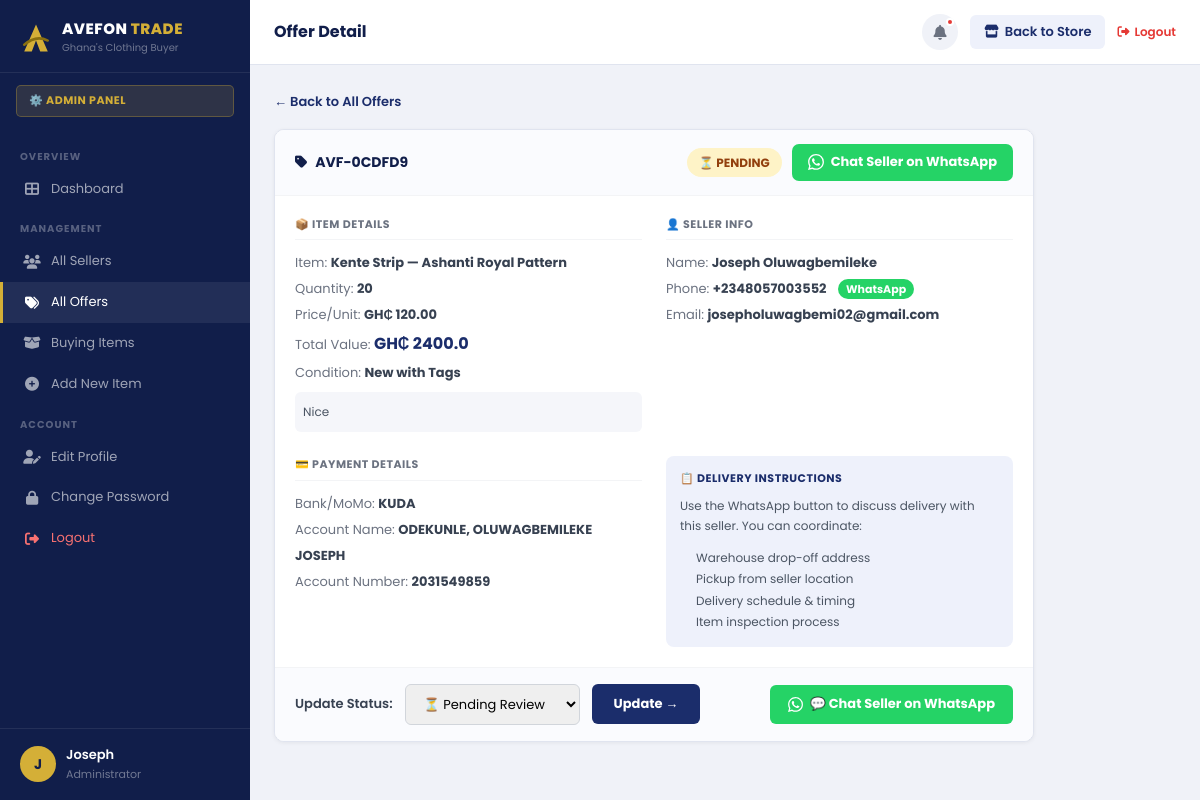
Page /dashboard/admin/offers/AVF-0CDFD9/ (signed in) on the committed database.
### backend/models.py (models this page shows, shortened)
class SellerOffer(models.Model):
    STATUS = [
        ('pending',  '⏳ Pending Review'),
        ('approved', '✅ Approved'),
        ('received', '📦 Goods Received'),
        ('paid',     '💰 Paid'),
        ('rejected', '❌ Rejected'),
    ]
    ref           = models.CharField(max_length=20, unique=True, editable=False)
    user          = models.ForeignKey(User, on_delete=models.SET_NULL, null=True, blank=True, related_name='offers')
    seller_name   = models.CharField(max_length=200)
    seller_phone  = models.CharField(max_length=20)
    seller_email  = models.EmailField(blank=True)
    item          = models.ForeignKey(BuyingItem, on_delete=models.SET_NULL, null=True, blank=True, related_name='offers')
    item_name     = models.CharField(max_length=200)
    quantity      = models.PositiveIntegerField()
    asking_price  = models.DecimalField(max_digits=10, decimal_places=2)
    condition     = models.CharField(max_length=50, default='Brand New')
    description   = models.TextField(blank=True)
    bank_name     = models.CharField(max_length=100)
    account_name  = models.CharField(max_length=200)
    account_number = models.CharField(max_length=50)
    branch        = models.CharField(max_length=100, blank=True)
    location      = models.CharField(max_length=200, blank=True, help_text='Seller location/address for delivery')
    status        = models.CharField(max_length=20, choices=STATUS, default='pending')
    admin_note    = models.TextField(blank=True)
    created_at    = models.DateTimeField(auto_now_add=True)
    updated_at    = models.DateTimeField(auto_now=True)
    class Meta:
        ordering = ['-created_at']
    @property
    def total(self):
        return float(self.quantity) * float(self.asking_price)
    @property
    def bank(self):
        return self.bank_name
    @property
    def qty(self):
        return self.quantity
    @property
    def price(self):
        return float(self.asking_price)

### backend/views.py (the view)
# urls.py: path('dashboard/admin/offers/<str:ref>/',       views.offer_detail,         name='offer-detail'),
@login_required
def offer_detail(request, ref):
    if not request.user.is_staff:
        return redirect('backend:user-dashboard')
    offer = None
    if USE_DB:
        try:
            offer = SellerOffer.objects.get(ref=ref)
        except Exception:
            pass
    if not offer:
        all_offers = request.session.get('all_offers', [])
        offer = next((o for o in all_offers if o.get('ref') == ref), None)
    if not offer:
        messages.error(request, 'Offer not found.')
        return redirect('backend:admin-offers')
    return render(request, 'backend/offer-detail.html', {'offer': offer})

### templates/backend/offer-detail.html (shortened to what this page needs)
{% extends 'backend/base-dashboard.html' %}
{% block sidebar_role %}⚙️ Admin Panel{% endblock %}
{% block user_role_label %}Administrator{% endblock %}
{% block page_title %}Offer Detail{% endblock %}
{% block sidebar_nav %}
<div class="dash-nav-section">Overview</div>
<a href="{% url 'backend:admin-dashboard' %}" class="dash-nav-link"><i class="fas fa-th-large"></i> Dashboard</a>
<div class="dash-nav-section">Management</div>
<a href="{% url 'backend:admin-sellers' %}" class="dash-nav-link"><i class="fas fa-users"></i> All Sellers</a>
<a href="{% url 'backend:admin-offers' %}" class="dash-nav-link active"><i class="fas fa-tags"></i> All Offers</a>
<a href="{% url 'backend:admin-products' %}" class="dash-nav-link"><i class="fas fa-box-open"></i> Buying Items</a>
<a href="{% url 'backend:add-product' %}" class="dash-nav-link"><i class="fas fa-plus-circle"></i> Add New Item</a>
<div class="dash-nav-section">Account</div>
<a href="{% url 'backend:edit-profile' %}" class="dash-nav-link"><i class="fas fa-user-edit"></i> Edit Profile</a>
<a href="{% url 'backend:change-password' %}" class="dash-nav-link"><i class="fas fa-lock"></i> Change Password</a>
<a href="#" onclick="showLogoutModal();return false" class="dash-nav-link" style="color:#F87171"><i class="fas fa-sign-out-alt"></i> Logout</a>
{% endblock %}
{% block dashboard_content %}
<div style="max-width:760px">
  <a href="{% url 'backend:admin-offers' %}" style="font-size:13px;color:#1B2D6B;font-weight:600;display:inline-flex;align-items:center;gap:6px;margin-bottom:16px">
    ← Back to All Offers
  </a>
  <div class="dash-card">
    <div class="dash-card-head" style="flex-wrap:wrap;gap:10px">
      <div class="dash-card-title"><i class="fas fa-tag"></i> {{ offer.ref }}</div>
      <div style="display:flex;align-items:center;gap:10px">
        {% with status=offer.status|default:offer.status %}
        {% if status == 'paid' %}<span class="badge badge-success" style="font-size:12px;padding:5px 12px">💰 PAID</span>
        {% elif status == 'approved' %}<span class="badge badge-info" style="font-size:12px;padding:5px 12px">✅ APPROVED</span>
        {% elif status == 'rejected' %}<span class="badge badge-danger" style="font-size:12px;padding:5px 12px">❌ REJECTED</span>
        {% elif status == 'received' %}<span class="badge badge-purple" style="font-size:12px;padding:5px 12px">📦 RECEIVED</span>
        {% else %}<span class="badge badge-warning" style="font-size:12px;padding:5px 12px">⏳ PENDING</span>{% endif %}
        {% endwith %}
        {% with phone=offer.seller_phone %}
        <a id="waChatBtn" href="#" target="_blank"
           style="display:inline-flex;align-items:center;gap:7px;background:#25D366;color:#fff;padding:8px 16px;border-radius:7px;font-weight:700;font-size:13px;text-decoration:none">
          Chat Seller on WhatsApp
        </a>
        {% endwith %}
      </div>
    </div>
    <div style="padding:20px;display:grid;grid-template-columns:1fr 1fr;gap:24px">
      <div>
        <div style="font-size:11px;font-weight:700;color:#6B7280;text-transform:uppercase;letter-spacing:.5px;margin-bottom:10px;padding-bottom:6px;border-bottom:1px solid #F3F4F6">📦 Item Details</div>
        <div style="font-size:13px;line-height:2;color:#374151">
          <div><span style="color:#6B7280">Item:</span> <strong>{{ offer.item_name }}</strong></div>
          <div><span style="color:#6B7280">Quantity:</span> <strong>{{ offer.quantity|default:offer.qty }}</strong></div>
          <div><span style="color:#6B7280">Price/Unit:</span> <strong>GH₵ {{ offer.asking_price|default:offer.price }}</strong></div>
          <div><span style="color:#6B7280">Total Value:</span> <strong style="color:#1B2D6B;font-size:16px">GH₵ {{ offer.total }}</strong></div>
          {% if offer.condition %}<div><span style="color:#6B7280">Condition:</span> <strong>{{ offer.condition }}</strong></div>{% endif %}
          {% if offer.description %}<div style="margin-top:6px;font-size:12px;background:#F5F6FA;border-radius:6px;padding:8px;color:#4B5563">{{ offer.description }}</div>{% endif %}
        </div>
      </div>
      <div>
        <div style="font-size:11px;font-weight:700;color:#6B7280;text-transform:uppercase;letter-spacing:.5px;margin-bottom:10px;padding-bottom:6px;border-bottom:1px solid #F3F4F6">👤 Seller Info</div>
        <div style="font-size:13px;line-height:2;color:#374151">
          <div><span style="color:#6B7280">Name:</span> <strong>{{ offer.seller_name }}</strong></div>
          <div><span style="color:#6B7280">Phone:</span>
            <strong>{{ offer.seller_phone }}</strong>
            <a id="waPhoneLink" href="#" target="_blank" style="margin-left:8px;font-size:11px;background:#25D366;color:#fff;padding:2px 8px;border-radius:10px;text-decoration:none;font-weight:700">WhatsApp</a>
          </div>
          {% if offer.seller_email %}<div><span style="color:#6B7280">Email:</span> <strong>{{ offer.seller_email }}</strong></div>{% endif %}
        </div>
      </div>
      <div>
        <div style="font-size:11px;font-weight:700;color:#6B7280;text-transform:uppercase;letter-spacing:.5px;margin-bottom:10px;padding-bottom:6px;border-bottom:1px solid #F3F4F6">💳 Payment Details</div>
        <div style="font-size:13px;line-height:2;color:#374151">
          <div><span style="color:#6B7280">Bank/MoMo:</span> <strong>{{ offer.bank_name|default:offer.bank }}</strong></div>
          <div><span style="color:#6B7280">Account Name:</span> <strong>{% firstof offer.account_name 'Not provided' %}</strong></div>
          <div><span style="color:#6B7280">Account Number:</span> <strong>{{ offer.account_number }}</strong></div>
        </div>
      </div>
      <div style="background:#EEF1FB;border-radius:8px;padding:14px">
        <div style="font-size:11px;font-weight:700;color:#1B2D6B;text-transform:uppercase;letter-spacing:.5px;margin-bottom:8px">📋 Delivery Instructions</div>
        <p style="font-size:12px;color:#4B5563;line-height:1.7;margin-bottom:10px">
          Use the WhatsApp button to discuss delivery with this seller. You can coordinate:
        </p>
        <ul style="font-size:12px;color:#4B5563;line-height:1.8;padding-left:16px;margin:0">
          <li>Warehouse drop-off address</li>
          <li>Pickup from seller location</li>
          <li>Delivery schedule & timing</li>
          <li>Item inspection process</li>
        </ul>
      </div>
    </div>
    <div style="padding:16px 20px;border-top:1px solid #F3F4F6;background:#FAFBFE">
      <form method="POST" action="{% url 'backend:update-offer-status' offer.ref %}" style="display:flex;align-items:center;gap:12px;flex-wrap:wrap">
        <label style="font-size:13px;font-weight:600;color:#374151">Update Status:</label>
        <select name="status" style="padding:9px 14px;border:1px solid #D1D5DB;border-radius:6px;font-size:13px;font-family:inherit;min-width:160px">
          <option value="pending"  {% if offer.status == 'pending'  %}selected{% endif %}>⏳ Pending Review</option>
        </select>
        <button type="submit" class="dash-btn dash-btn-primary">Update →</button>
        <a id="waMainBtn" href="#" target="_blank"
           style="display:inline-flex;align-items:center;gap:7px;background:#25D366;color:#fff;padding:9px 18px;border-radius:6px;font-weight:700;font-size:13px;text-decoration:none;margin-left:auto">
          💬 Chat Seller on WhatsApp
        </a>
      </form>
    </div>
  </div>
</div>
{% endblock %}

### templates/backend/base-dashboard.html (shortened to what this page needs)
{% load static %}
<!doctype html>
<html lang="en">
<head>
  <link rel="stylesheet" href="{% static 'frontend/css/style.css' %}">
  <link href="https://cdnjs.cloudflare.com/ajax/libs/font-awesome/6.5.1/css/all.min.css" rel="stylesheet">
</head>
<body>
<div class="dash-wrap">
  <aside class="dash-sidebar">
    <div class="dash-logo">
      <svg width="32" height="32" viewBox="0 0 38 38" fill="none">
        <polygon points="19,3 33,35 24,35 19,22 14,35 5,35" fill="#D4AF37"/>
        <path d="M5,27 Q19,15 33,22" stroke="#8A7010" stroke-width="3" fill="none" stroke-linecap="round"/>
      </svg>
      <div>
        <div class="dash-logo-text">AVEFON <span>TRADE</span></div>
        <div class="dash-logo-sub">Ghana's Clothing Buyer</div>
      </div>
    </div>
    <div class="dash-role-badge">{% block sidebar_role %}Dashboard{% endblock %}</div>
    <nav class="dash-nav">{% block sidebar_nav %}{% endblock %}</nav>
    <div class="dash-sidebar-bottom">
      <div class="dash-user-info">
        <div class="dash-avatar">
          {% if request.user.first_name %}
            {{ request.user.first_name|first|upper }}{% if request.user.last_name %}{{ request.user.last_name|first|upper }}{% endif %}
          {% else %}
            {{ request.user.username|first|upper }}
          {% endif %}
        </div>
        <div>
          <div class="dash-user-name">{{ request.user.get_full_name|default:request.user.username }}</div>
          <div class="dash-user-role">{% block user_role_label %}Member{% endblock %}</div>
        </div>
      </div>
    </div>
  </aside>
  <div class="dash-content">
    <header class="dash-topbar">
      <div class="dash-topbar-left">
        <span class="dash-topbar-title">{% block page_title %}Dashboard{% endblock %}</span>
      </div>
      <div class="dash-topbar-right">
        <div class="dash-topbar-icon" title="Notifications">
          <i class="fas fa-bell"></i>
          <span class="dash-notif-dot"></span>
        </div>
        <a href="{% url 'frontend:index' %}" class="dash-store-link">
          <i class="fas fa-store"></i> Back to Store
        </a>
        <a href="#" onclick="showLogoutModal();return false" style="font-size:12px;color:#E53935;font-weight:600;display:flex;align-items:center;gap:5px">
          <i class="fas fa-sign-out-alt"></i> Logout
        </a>
      </div>
    </header>
    <div class="dash-page">
      {% block dashboard_content %}{% endblock %}
    </div>
  </div>
</div>
</body>
</html>

### static/frontend/css/style.css (style rules this page uses)
:root { --purple: #f7ecd3; --purple-dark: #eee1bb; --purple-light: #ede9fe; --purple-pale: #f5f3ff; --accent: #f59e0b; --red: #ef4444; --green: #10b981; --dark: #111827; --gray-700: #374151; --gray-500: #6b7280; --gray-300: #d1d5db; --gray-100: #f3f4f6; --white: #ffffff; --border: #e5e7eb; --shadow: 0 1px 3px rgba(0,0,0,0.08), 0 1px 2px rgba(0,0,0,0.06); --shadow-md: 0 4px 6px rgba(0,0,0,0.07), 0 2px 4px rgba(0,0,0,0.06); --shadow-lg: 0 10px 15px rgba(0,0,0,0.08), 0 4px 6px rgba(0,0,0,0.05); --radius-sm: 6px; --radius: 10px; --radius-lg: 16px; --radius-xl: 22px; --transition: all 0.22s ease; }
*, *::before, *::after { box-sizing: border-box; margin: 0; padding: 0; }
html { scroll-behavior: smooth; font-size: 15px; }
body { font-family: 'AlbertSans', 'Plus Jakarta Sans', system-ui, sans-serif; background: #f8f8f8; color: var(--dark); line-height: 1.6; -webkit-font-smoothing: antialiased; }
a { text-decoration: none; color: inherit; }
ul, ol { list-style: none; }
button, input, select, textarea { font-family: inherit; }
button { cursor: pointer; border: none; background: none; }

### rows in the picture
SellerOffer: ref "AVF-0CDFD9", item_name "Kente Strip — Ashanti Royal Pattern", quantity "20", asking_price "120.00", total "2400.0", condition "New with Tags", description "Nice", seller_name "Joseph Oluwagbemileke", seller_phone "+2348057003552", seller_email "josepholuwagbemi02@gmail.com", bank_name "KUDA", account_name "ODEKUNLE, OLUWAGBEMILEKE JOSEPH", account_number "2031549859", status "⏳ Pending Review"

### other values in the picture
{{ request.user.username|first|upper }} "J"
{{ request.user.get_full_name|default:request.user.username }} "Joseph"
